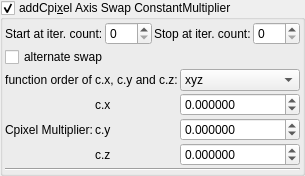
       <widget class="MyGroupBox" name="groupCheck_transf_addCpixel_enabled_false">
        <property name="toolTip">
         <string/>
        </property>
        <property name="title">
         <string>addCpi&amp;xel Axis Swap ConstantMultiplier</string>
        </property>
        <property name="checkable">
         <bool>true</bool>
        </property>
        <layout class="QVBoxLayout" name="verticalLayout_54">
         <property name="spacing">
          <number>2</number>
         </property>
         <property name="leftMargin">
          <number>2</number>
         </property>
         <property name="topMargin">
          <number>2</number>
         </property>
         <property name="rightMargin">
          <number>2</number>
         </property>
         <property name="bottomMargin">
          <number>2</number>
         </property>
         <item>
          <layout class="QGridLayout" name="gridLayout_69">
           <property name="spacing">
            <number>2</number>
           </property>
           <item row="0" column="0">
            <widget class="QLabel" name="label_257">
             <property name="text">
              <string>Start at iter. count:</string>
             </property>
            </widget>
           </item>
           <item row="0" column="3">
            <widget class="MySpinBox" name="spinboxInt_transf_stop_iterations_C1">
             <property name="sizePolicy">
              <sizepolicy hsizetype="Minimum" vsizetype="Maximum">
               <horstretch>0</horstretch>
               <verstretch>0</verstretch>
              </sizepolicy>
             </property>
             <property name="maximum">
              <number>999</number>
             </property>
            </widget>
           </item>
           <item row="0" column="1">
            <widget class="MySpinBox" name="spinboxInt_transf_start_iterations_C">
             <property name="sizePolicy">
              <sizepolicy hsizetype="Minimum" vsizetype="Maximum">
               <horstretch>0</horstretch>
               <verstretch>0</verstretch>
              </sizepolicy>
             </property>
             <property name="maximum">
              <number>999</number>
             </property>
            </widget>
           </item>
           <item row="0" column="2">
            <widget class="QLabel" name="label_256">
             <property name="text">
              <string>Stop at iter. count:</string>
             </property>
            </widget>
           </item>
          </layout>
         </item>
         <item>
          <widget class="QCheckBox" name="checkBox_transf_alternate_enabled_false">
           <property name="text">
            <string>alternate swap</string>
           </property>
          </widget>
         </item>
         <item>
          <layout class="QGridLayout" name="gridLayout" columnstretch="0,0,1">
           <property name="verticalSpacing">
            <number>2</number>
           </property>
           <item row="2" column="0">
            <widget class="QLabel" name="label_108">
             <property name="text">
              <string>Cpixel Multiplier:</string>
             </property>
            </widget>
           </item>
           <item row="1" column="2">
            <widget class="MyDoubleSpinBox" name="spinbox3_transf_constant_multiplierC_111_x">
             <property name="sizePolicy">
              <sizepolicy hsizetype="Minimum" vsizetype="Maximum">
               <horstretch>0</horstretch>
               <verstretch>0</verstretch>
              </sizepolicy>
             </property>
             <property name="prefix">
              <string/>
             </property>
             <property name="suffix">
              <string/>
             </property>
             <property name="decimals">
              <number>6</number>
             </property>
             <property name="minimum">
              <double>-99.989999999999995</double>
             </property>
             <property name="maximum">
              <double>99.989999999999995</double>
             </property>
             <property name="singleStep">
              <double>0.100000000000000</double>
             </property>
            </widget>
           </item>
           <item row="3" column="1">
            <widget class="QLabel" name="label_111">
             <property name="text">
              <string notr="true">c.z</string>
             </property>
            </widget>
           </item>
           <item row="3" column="2">
            <widget class="MyDoubleSpinBox" name="spinbox3_transf_constant_multiplierC_111_z">
             <property name="sizePolicy">
              <sizepolicy hsizetype="Minimum" vsizetype="Maximum">
               <horstretch>0</horstretch>
               <verstretch>0</verstretch>
              </sizepolicy>
             </property>
             <property name="prefix">
              <string/>
             </property>
             <property name="suffix">
              <string/>
             </property>
             <property name="decimals">
              <number>6</number>
             </property>
             <property name="minimum">
              <double>-99.989999999999995</double>
             </property>
             <property name="maximum">
              <double>99.989999999999995</double>
             </property>
             <property name="singleStep">
              <double>0.100000000000000</double>
             </property>
            </widget>
           </item>
           <item row="2" column="1">
            <widget class="QLabel" name="label_110">
             <property name="text">
              <string notr="true">c.y</string>
             </property>
            </widget>
           </item>
           <item row="1" column="1">
            <widget class="QLabel" name="label_109">
             <property name="text">
              <string notr="true">c.x</string>
             </property>
            </widget>
           </item>
           <item row="0" column="0" colspan="2">
            <widget class="QLabel" name="label">
             <property name="text">
              <string>function order of c.x, c.y and c.z:</string>
             </property>
             <property name="alignment">
              <set>Qt::AlignCenter</set>
             </property>
            </widget>
           </item>
           <item row="0" column="2">
            <widget class="QComboBox" name="comboBox_mandelbulbMulti_order_of_xyz_C">
             <item>
              <property name="text">
               <string notr="true">xyz</string>
              </property>
             </item>
             <item>
              <property name="text">
               <string notr="true">xzy</string>
              </property>
             </item>
             <item>
              <property name="text">
               <string notr="true">yxz</string>
              </property>
             </item>
             <item>
              <property name="text">
               <string notr="true">yzx</string>
              </property>
             </item>
             <item>
              <property name="text">
               <string notr="true">zxy</string>
              </property>
             </item>
             <item>
              <property name="text">
               <string notr="true">zyx</string>
              </property>
             </item>
            </widget>
           </item>
           <item row="2" column="2">
            <widget class="MyDoubleSpinBox" name="spinbox3_transf_constant_multiplierC_111_y">
             <property name="sizePolicy">
              <sizepolicy hsizetype="Minimum" vsizetype="Maximum">
               <horstretch>0</horstretch>
               <verstretch>0</verstretch>
              </sizepolicy>
             </property>
             <property name="prefix">
              <string/>
             </property>
             <property name="suffix">
              <string/>
             </property>
             <property name="decimals">
              <number>6</number>
             </property>
             <property name="minimum">
              <double>-99.989999999999995</double>
             </property>
             <property name="maximum">
              <double>99.989999999999995</double>
             </property>
             <property name="singleStep">
              <double>0.100000000000000</double>
             </property>
            </widget>
           </item>
           <item row="4" column="0" colspan="3">
            <widget class="Line" name="line_7">
             <property name="orientation">
              <enum>Qt::Horizontal</enum>
             </property>
            </widget>
           </item>
          </layout>
         </item>
        </layout>
       </widget>
